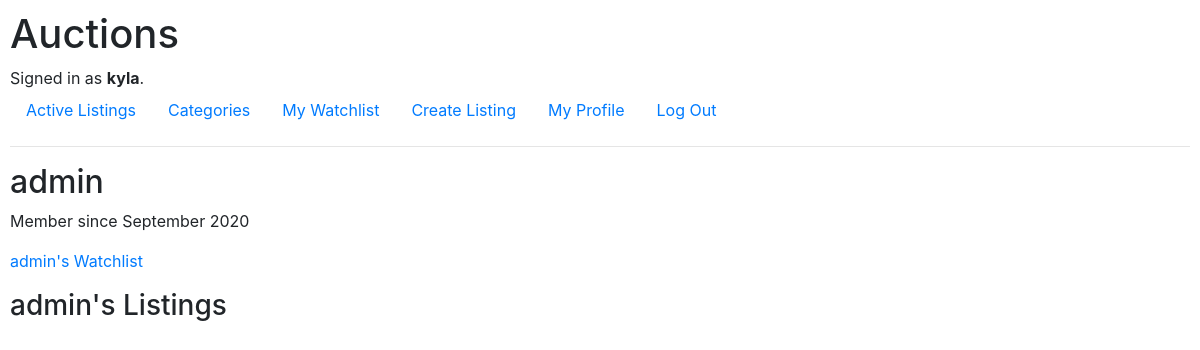
Page /user/admin (signed in) on the committed database.
### auctions/models.py (models this page shows)
class User(AbstractUser):
    pass

### auctions/views.py (the view)
# urls.py: path("user/<str:username>", views.profile, name="profile"),
def profile(request, username):
    not_found = False
    if request.user.is_authenticated and request.user.username == username:
        is_my_profile = True
        username = request.user
    else:
        is_my_profile = False
        try:
            username = User.objects.get(username=username)
        except User.DoesNotExist:
            not_found = True
    return render(request, "auctions/profile.html", {
        "is_my_profile": is_my_profile,
        "not_found": not_found,
        "username": username,
        "listings": Listing.objects.filter(is_active=True, user=User.objects.get(username=username))
    })

### auctions/templates/auctions/profile.html (shortened to what this page needs)
{% extends "auctions/layout.html" %}
{% block body %}
    {% if not_found %}
        <h2>The user <strong>{{ username }}</strong> does not exist.</h2>
    {% else %}
        {% if is_my_profile %}
            <h2>My Profile</h2>
            <p>Member since {{ username.date_joined|date:'F Y' }}</p>
            <p>Username: {{ username.username }}</p>
            <p>Email: {{ username.email }}</p>
            <h3>My Listings</h3>
        {% else %}
            <h2>{{ username.username }}</h2>
            <p>Member since {{ username.date_joined|date:'F Y' }}</p>
            <p><a href="{% url 'watchlist' username.username %}">{{ username.username }}'s Watchlist</a></p>
            <h3>{{ username.username }}'s Listings</h3>
        {% endif %}
    {% endif %}
{% endblock %}

### auctions/templates/auctions/layout.html (shortened to what this page needs)
{% load static %}
<!DOCTYPE html>
<html lang="en">
    <head>
        <link rel="stylesheet" href="https://stackpath.bootstrapcdn.com/bootstrap/4.4.1/css/bootstrap.min.css">
        <link href="{% static 'auctions/styles.css' %}" rel="stylesheet">
    </head>
    <body>
        <h1>Auctions</h1>
        <div>
            {% if user.is_authenticated %}
                Signed in as <strong>{{ user.username }}</strong>.
            {% else %}
                Not signed in.
            {% endif %}
        </div>
        <ul class="nav">
            <li class="nav-item">
                <a class="nav-link" href="{% url 'index' %}">Active Listings</a>
            </li>
            <li class="nav-item">
                <a class="nav-link" href="{% url 'categories' %}">Categories</a>
            </li>
            {% if user.is_authenticated %}
                <li class="nav-item">
                    <a class="nav-link" href="{% url 'watchlist' user.username %}">My Watchlist</a>
                </li>
                <li class="nav-item">
                    <a class="nav-link" href="{% url 'create-listing' %}">Create Listing</a>
                </li>
                <li class="nav-item">
                    <a class="nav-link" href="{% url 'profile' user.username %}">My Profile</a>
                </li>
                <li class="nav-item">
                    <a class="nav-link" href="{% url 'logout' %}">Log Out</a>
                </li>
            {% endif %}
        </ul>
        <hr>
        {% block body %}
        {% endblock %}
    </body>
</html>

### auctions/static/auctions/styles.css (style rules this page uses)
body { padding: 10px; }

### rows in the picture
User: username "kyla"
User: username "admin", date_joined "September 2020"
